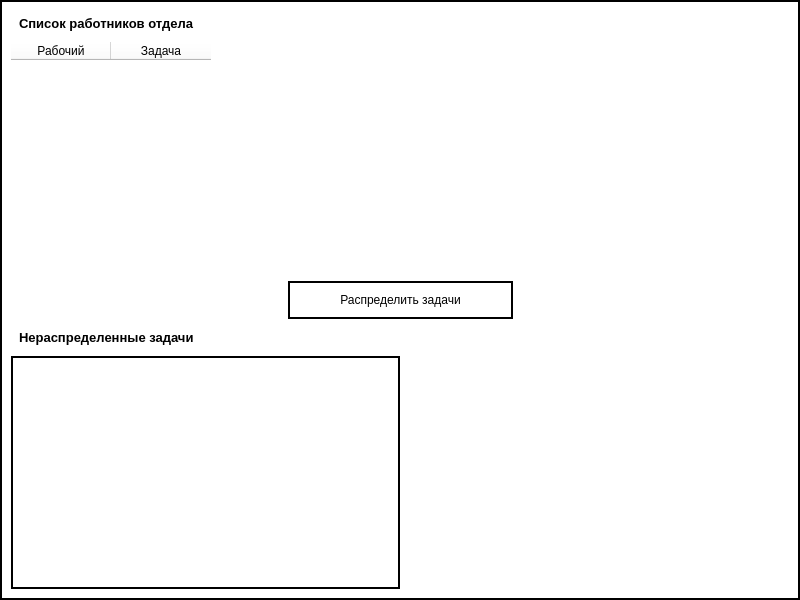
<?xml version="1.0" encoding="UTF-8"?>
<ui version="4.0">
 <class>ManageTaskDialog</class>
 <widget class="QDialog" name="ManageTaskDialog">
  <property name="geometry">
   <rect>
    <x>0</x>
    <y>0</y>
    <width>800</width>
    <height>600</height>
   </rect>
  </property>
  <property name="maximumSize">
   <size>
    <width>800</width>
    <height>600</height>
   </size>
  </property>
  <property name="windowTitle">
   <string>Раздать задачи</string>
  </property>
  <property name="styleSheet">
   <string notr="true">border:2px solid black;
background-color:white;</string>
  </property>
  <layout class="QVBoxLayout" name="verticalLayout_3">
   <item>
    <layout class="QHBoxLayout" name="horizontalLayout_2">
     <item>
      <layout class="QVBoxLayout" name="verticalLayout">
       <item>
        <widget class="QLabel" name="label">
         <property name="font">
          <font>
           <pointsize>10</pointsize>
           <weight>75</weight>
           <bold>true</bold>
          </font>
         </property>
         <property name="styleSheet">
          <string notr="true">border:none;
padding:5px;</string>
         </property>
         <property name="text">
          <string>Список работников отдела</string>
         </property>
        </widget>
       </item>
       <item>
        <widget class="QTableWidget" name="workers">
         <property name="styleSheet">
          <string notr="true">border: none;</string>
         </property>
         <column>
          <property name="text">
           <string>Рабочий</string>
          </property>
         </column>
         <column>
          <property name="text">
           <string>Задача</string>
          </property>
         </column>
        </widget>
       </item>
      </layout>
     </item>
     <item>
      <spacer name="horizontalSpacer_2">
       <property name="orientation">
        <enum>Qt::Horizontal</enum>
       </property>
       <property name="sizeHint" stdset="0">
        <size>
         <width>40</width>
         <height>20</height>
        </size>
       </property>
      </spacer>
     </item>
    </layout>
   </item>
   <item>
    <layout class="QHBoxLayout" name="horizontalLayout">
     <item>
      <spacer name="horizontalSpacer_3">
       <property name="orientation">
        <enum>Qt::Horizontal</enum>
       </property>
       <property name="sizeHint" stdset="0">
        <size>
         <width>40</width>
         <height>20</height>
        </size>
       </property>
      </spacer>
     </item>
     <item>
      <widget class="QPushButton" name="pushButton">
       <property name="styleSheet">
        <string notr="true">padding:10px;
padding-right:50px;
padding-left:50px;</string>
       </property>
       <property name="text">
        <string>Распределить задачи</string>
       </property>
      </widget>
     </item>
     <item>
      <spacer name="horizontalSpacer_4">
       <property name="orientation">
        <enum>Qt::Horizontal</enum>
       </property>
       <property name="sizeHint" stdset="0">
        <size>
         <width>40</width>
         <height>20</height>
        </size>
       </property>
      </spacer>
     </item>
    </layout>
   </item>
   <item>
    <layout class="QHBoxLayout" name="horizontalLayout_3">
     <item>
      <layout class="QVBoxLayout" name="verticalLayout_2">
       <item>
        <widget class="QLabel" name="label_2">
         <property name="font">
          <font>
           <pointsize>10</pointsize>
           <weight>75</weight>
           <bold>true</bold>
          </font>
         </property>
         <property name="styleSheet">
          <string notr="true">border:none;
padding:5px;</string>
         </property>
         <property name="text">
          <string>Нераспределенные задачи</string>
         </property>
        </widget>
       </item>
       <item>
        <widget class="QListWidget" name="tasks"/>
       </item>
      </layout>
     </item>
     <item>
      <spacer name="horizontalSpacer">
       <property name="orientation">
        <enum>Qt::Horizontal</enum>
       </property>
       <property name="sizeHint" stdset="0">
        <size>
         <width>40</width>
         <height>20</height>
        </size>
       </property>
      </spacer>
     </item>
    </layout>
   </item>
  </layout>
 </widget>
 <resources/>
 <connections/>
</ui>
